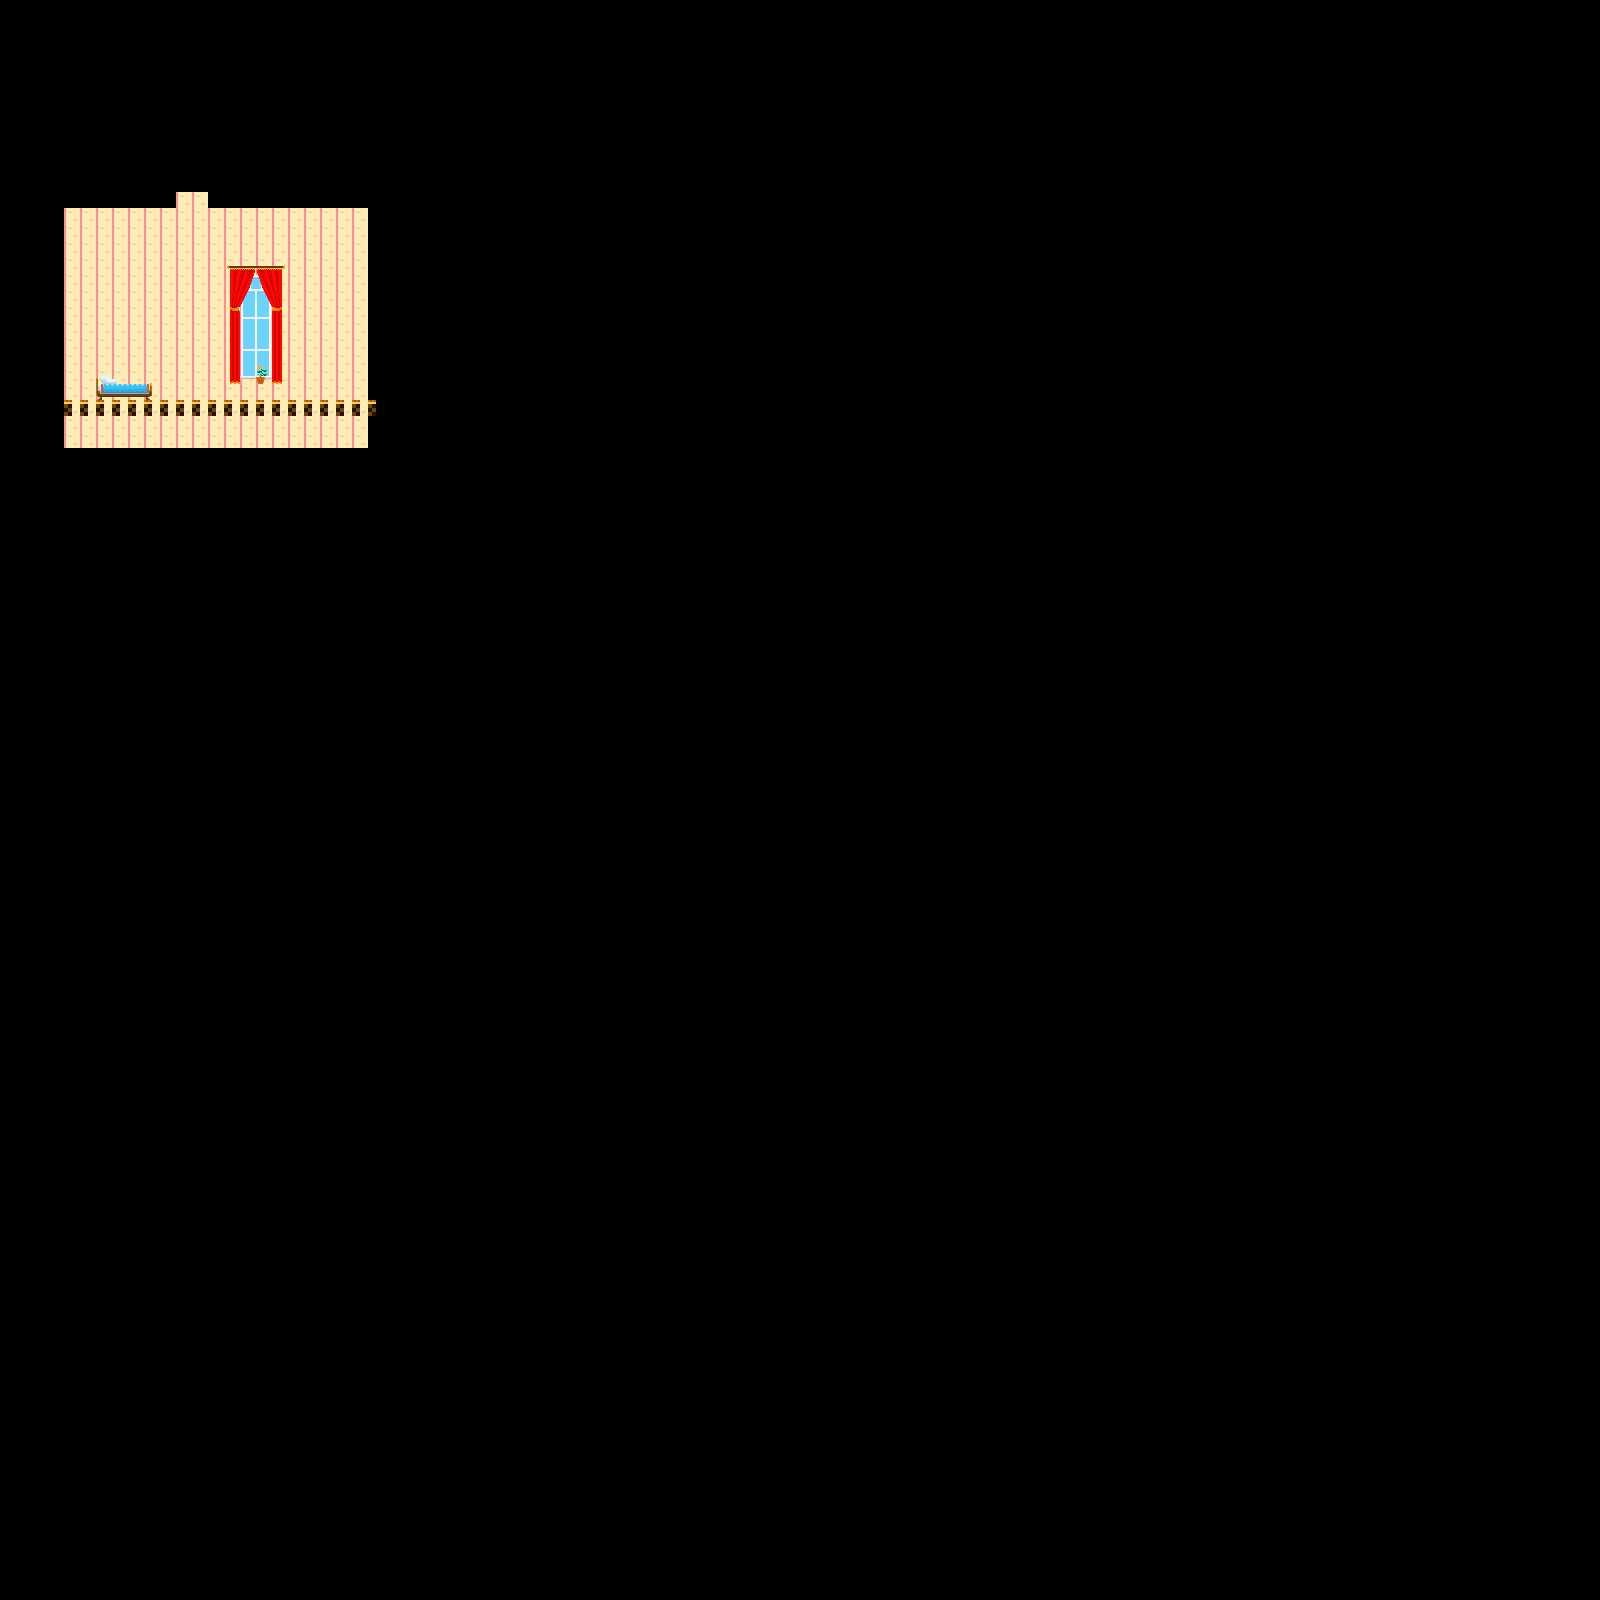

This game map was drawn from its Tiled (.tmx) file and the tilesets committed beside it. A one-line description and the trimmed map source follow:
An orthogonal 100x100 tile map with 16x16 px tiles, 3 tile layers (Tile Layer 1, Tile Layer 2, Tile Layer 3).

<map version="1.0" orientation="orthogonal" width="100" height="100" tilewidth="16" tileheight="16">
 <tileset firstgid="1" name="testsprites2" tilewidth="16" tileheight="16">
  <image source="../Sprites/sandbox/testsprites2.png" trans="ffffff" width="512" height="512" />
  <tile id="96">
   <properties>
    <property name="collide" value="wall" />
   </properties>
  </tile>
  <tile id="112">
   <properties>
    <property name="collide" value="cloud" />
   </properties>
  </tile>
  <tile id="113">
   <properties>
    <property name="collide" value="cloud" />
   </properties>
  </tile>
  <tile id="114">
   <properties>
    <property name="collide" value="cloud" />
   </properties>
  </tile>
  <tile id="115">
   <properties>
    <property name="collide" value="cloud" />
   </properties>
  </tile>
  <tile id="192">
   <properties>
    <property name="anim_delay" value="0.150" />
    <property name="anim_x" value="4" />
    <property name="anim_y" value="0" />
   </properties>
  </tile>
  <tile id="196">
   <properties>
    <property name="anim_delay" value="0.150" />
    <property name="anim_x" value="4" />
    <property name="anim_y" value="0" />
   </properties>
  </tile>
  <tile id="200">
   <properties>
    <property name="anim_delay" value="0.150" />
    <property name="anim_x" value="4" />
    <property name="anim_y" value="0" />
   </properties>
  </tile>
  <tile id="204">
   <properties>
    <property name="anim_delay" value="0.150" />
    <property name="anim_x" value="4" />
    <property name="anim_y" value="0" />
   </properties>
  </tile>
  <tile id="208">
   <properties>
    <property name="anim_delay" value="0.150" />
    <property name="anim_x" value="4" />
    <property name="anim_y" value="0" />
   </properties>
  </tile>
  <tile id="212">
   <properties>
    <property name="anim_delay" value="0.150" />
    <property name="anim_x" value="-20" />
    <property name="anim_y" value="0" />
   </properties>
  </tile>
  <tile id="224">
   <properties>
    <property name="anim_delay" value="0.150" />
    <property name="anim_x" value="4" />
    <property name="anim_y" value="0" />
   </properties>
  </tile>
  <tile id="228">
   <properties>
    <property name="anim_delay" value="0.150" />
    <property name="anim_x" value="4" />
    <property name="anim_y" value="0" />
   </properties>
  </tile>
  <tile id="232">
   <properties>
    <property name="anim_delay" value="0.150" />
    <property name="anim_x" value="4" />
    <property name="anim_y" value="0" />
   </properties>
  </tile>
  <tile id="236">
   <properties>
    <property name="anim_delay" value="0.150" />
    <property name="anim_x" value="4" />
    <property name="anim_y" value="0" />
   </properties>
  </tile>
  <tile id="240">
   <properties>
    <property name="anim_delay" value="0.150" />
    <property name="anim_x" value="4" />
    <property name="anim_y" value="0" />
   </properties>
  </tile>
  <tile id="244">
   <properties>
    <property name="anim_delay" value="0.150" />
    <property name="anim_x" value="-20" />
    <property name="anim_y" value="0" />
   </properties>
  </tile>
 </tileset>
 <layer name="Tile Layer 1" width="100" height="100">
  <data>[10000 cells, 287 non-empty, 1 distinct tile ids]</data>
 </layer>
 <layer name="Tile Layer 2" width="100" height="100">
  <data>[10000 cells, 60 non-empty, 41 distinct tile ids]</data>
 </layer>
 <layer name="Tile Layer 3" width="100" height="100">
  <data>[10000 cells, 2 non-empty, 2 distinct tile ids]</data>
 </layer>
</map>
